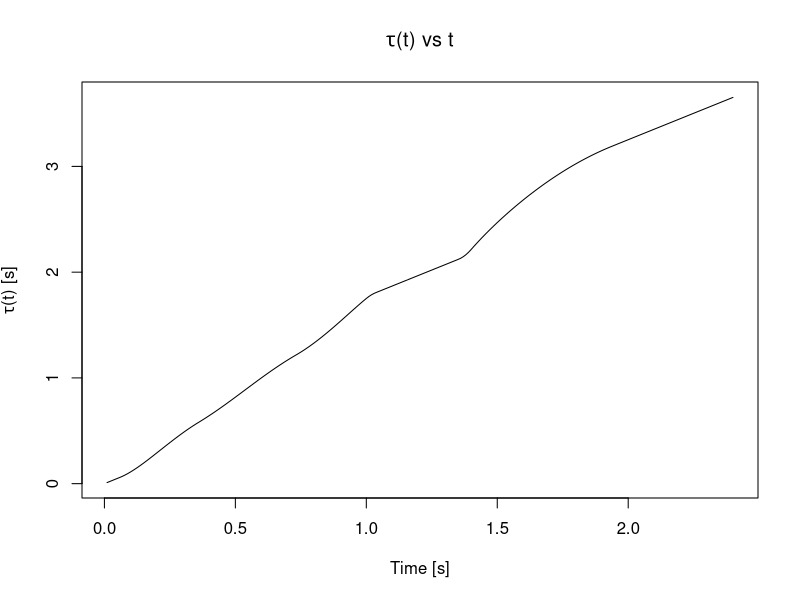

The R script that drew this image:
require(graphics)

data = read.csv("time.csv")

setEPS()
postscript("../report/graphics/timeplot.eps", height=6, width=8)
plot(data[,1], data[,2], type="l" ,xlab = "Time [s]", ylab = expression(paste(tau,"(t) [s]")), main = expression(paste(tau,"(t) vs t")))
dev.off()
